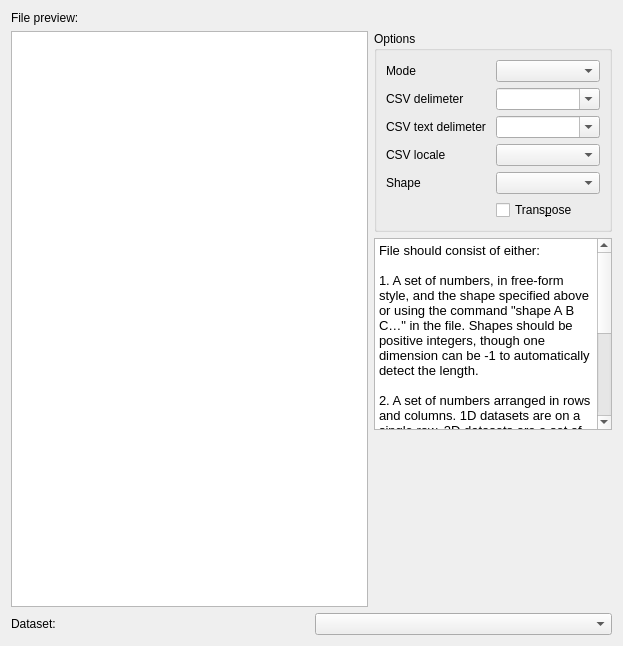
<?xml version="1.0" encoding="UTF-8"?>
<ui version="4.0">
 <class>tabnd</class>
 <widget class="QWidget" name="tabnd">
  <property name="geometry">
   <rect>
    <x>0</x>
    <y>0</y>
    <width>623</width>
    <height>646</height>
   </rect>
  </property>
  <layout class="QVBoxLayout" name="verticalLayout_3">
   <item>
    <widget class="QLabel" name="label_9">
     <property name="text">
      <string>File preview:</string>
     </property>
    </widget>
   </item>
   <item>
    <layout class="QHBoxLayout" name="horizontalLayout_2" stretch="3,2">
     <item>
      <widget class="QTextEdit" name="nd_previewedit">
       <property name="lineWrapMode">
        <enum>QTextEdit::NoWrap</enum>
       </property>
       <property name="readOnly">
        <bool>true</bool>
       </property>
      </widget>
     </item>
     <item>
      <layout class="QVBoxLayout" name="verticalLayout_2">
       <item>
        <widget class="QGroupBox" name="ndoptionsgrp">
         <property name="title">
          <string>Options</string>
         </property>
         <layout class="QGridLayout" name="gridLayout">
          <item row="4" column="0">
           <widget class="QLabel" name="label_5">
            <property name="text">
             <string>Shape</string>
            </property>
           </widget>
          </item>
          <item row="4" column="1">
           <widget class="HistoryCombo" name="nd_shapeedit">
            <property name="toolTip">
             <string>&lt;html&gt;&lt;head/&gt;&lt;body&gt;&lt;p&gt;List of numerical entries (separated by space or comma), giving the dimensions of each axis. Use -1 to automatically detect axis length (only one axis can be -1). Auto means autodetect shape, based on number of blank lines.&lt;/p&gt;&lt;/body&gt;&lt;/html&gt;</string>
            </property>
           </widget>
          </item>
          <item row="3" column="1">
           <widget class="HistoryValueCombo" name="nd_csvlocale">
            <property name="toolTip">
             <string>Numerical format of numbers in file:
 System - what this computer is set to use
 English - format 123,456.78
 European - format 123.456,78</string>
            </property>
           </widget>
          </item>
          <item row="2" column="0">
           <widget class="QLabel" name="label_3">
            <property name="text">
             <string>CSV text delimeter</string>
            </property>
           </widget>
          </item>
          <item row="0" column="1">
           <widget class="HistoryValueCombo" name="nd_mode">
            <property name="toolTip">
             <string>&lt;html&gt;&lt;head/&gt;&lt;body&gt;&lt;p&gt;Use text mode, with space-separated values or CSV mode. When using CSV mode, the delimiters and numeric locale are given below.&lt;/p&gt;&lt;/body&gt;&lt;/html&gt;</string>
            </property>
           </widget>
          </item>
          <item row="0" column="0">
           <widget class="QLabel" name="label">
            <property name="text">
             <string>Mode</string>
            </property>
           </widget>
          </item>
          <item row="1" column="0">
           <widget class="QLabel" name="label_2">
            <property name="text">
             <string>CSV delimeter</string>
            </property>
           </widget>
          </item>
          <item row="3" column="0">
           <widget class="QLabel" name="label_4">
            <property name="text">
             <string>CSV locale</string>
            </property>
           </widget>
          </item>
          <item row="1" column="1">
           <widget class="HistoryCombo" name="nd_csvdelim">
            <property name="editable">
             <bool>true</bool>
            </property>
           </widget>
          </item>
          <item row="2" column="1">
           <widget class="HistoryCombo" name="nd_csvtextdelim">
            <property name="editable">
             <bool>true</bool>
            </property>
           </widget>
          </item>
          <item row="5" column="1">
           <widget class="HistoryCheck" name="nd_transposecheck">
            <property name="toolTip">
             <string>&lt;html&gt;&lt;head/&gt;&lt;body&gt;&lt;p&gt;Transpose dimensions. Normally data are in 'C' order, with last axis changing fastest. Setting this will change to 'Fortran' order, with 1st axis changing fastest.&lt;/p&gt;&lt;/body&gt;&lt;/html&gt;</string>
            </property>
            <property name="text">
             <string>Trans&amp;pose</string>
            </property>
           </widget>
          </item>
         </layout>
        </widget>
       </item>
       <item>
        <widget class="QTextEdit" name="textEdit">
         <property name="readOnly">
          <bool>true</bool>
         </property>
         <property name="html">
          <string>&lt;!DOCTYPE HTML PUBLIC &quot;-//W3C//DTD HTML 4.0//EN&quot; &quot;http://www.w3.org/TR/REC-html40/strict.dtd&quot;&gt;
&lt;html&gt;&lt;head&gt;&lt;meta name=&quot;qrichtext&quot; content=&quot;1&quot; /&gt;&lt;style type=&quot;text/css&quot;&gt;
p, li { white-space: pre-wrap; }
&lt;/style&gt;&lt;/head&gt;&lt;body style=&quot; font-family:'Oxygen-Sans'; font-size:10pt; font-weight:400; font-style:normal;&quot;&gt;
&lt;p style=&quot; margin-top:0px; margin-bottom:0px; margin-left:0px; margin-right:0px; -qt-block-indent:0; text-indent:0px;&quot;&gt;File should consist of either:&lt;/p&gt;
&lt;p style=&quot;-qt-paragraph-type:empty; margin-top:0px; margin-bottom:0px; margin-left:0px; margin-right:0px; -qt-block-indent:0; text-indent:0px;&quot;&gt;&lt;br /&gt;&lt;/p&gt;
&lt;p style=&quot; margin-top:0px; margin-bottom:0px; margin-left:0px; margin-right:0px; -qt-block-indent:0; text-indent:0px;&quot;&gt;1. A set of numbers, in free-form style, and the shape specified above or using the command &amp;quot;shape A B C…&amp;quot; in the file. Shapes should be positive integers, though one dimension can be -1 to automatically detect the length.&lt;/p&gt;
&lt;p style=&quot;-qt-paragraph-type:empty; margin-top:0px; margin-bottom:0px; margin-left:0px; margin-right:0px; -qt-block-indent:0; text-indent:0px;&quot;&gt;&lt;br /&gt;&lt;/p&gt;
&lt;p style=&quot; margin-top:0px; margin-bottom:0px; margin-left:0px; margin-right:0px; -qt-block-indent:0; text-indent:0px;&quot;&gt;2. A set of numbers arranged in rows and columns. 1D datasets are on a single row, 2D datasets are a set of 1D rows, 3D as a set of 2D datasets separated by blank rows, 4D as a set of 3D datasets separated by two blank rows, etc.&lt;/p&gt;
&lt;p style=&quot;-qt-paragraph-type:empty; margin-top:0px; margin-bottom:0px; margin-left:0px; margin-right:0px; -qt-block-indent:0; text-indent:0px;&quot;&gt;&lt;br /&gt;&lt;/p&gt;
&lt;p style=&quot; margin-top:0px; margin-bottom:0px; margin-left:0px; margin-right:0px; -qt-block-indent:0; text-indent:0px;&quot;&gt;Data are ordered in C format, with the rightmost index increasing most rapidly. The transpose option can be used to change the option. This can also be included in the file with a single row containing &amp;quot;transpose&amp;quot;.&lt;/p&gt;
&lt;p style=&quot;-qt-paragraph-type:empty; margin-top:0px; margin-bottom:0px; margin-left:0px; margin-right:0px; -qt-block-indent:0; text-indent:0px;&quot;&gt;&lt;br /&gt;&lt;/p&gt;&lt;/body&gt;&lt;/html&gt;</string>
         </property>
        </widget>
       </item>
       <item>
        <spacer name="verticalSpacer">
         <property name="orientation">
          <enum>Qt::Vertical</enum>
         </property>
         <property name="sizeHint" stdset="0">
          <size>
           <width>20</width>
           <height>40</height>
          </size>
         </property>
        </spacer>
       </item>
      </layout>
     </item>
    </layout>
   </item>
   <item>
    <layout class="QHBoxLayout" name="horizontalLayout_4">
     <item>
      <widget class="QLabel" name="label_20">
       <property name="text">
        <string>Dataset:</string>
       </property>
      </widget>
     </item>
     <item>
      <widget class="HistoryCombo" name="nd_datasetedit">
       <property name="toolTip">
        <string>&lt;html&gt;&lt;head/&gt;&lt;body&gt;&lt;p&gt;Dataset name to import&lt;/p&gt;&lt;/body&gt;&lt;/html&gt;</string>
       </property>
      </widget>
     </item>
    </layout>
   </item>
  </layout>
 </widget>
 <customwidgets>
  <customwidget>
   <class>HistoryCombo</class>
   <extends>QComboBox</extends>
   <header>historycombo.h</header>
  </customwidget>
  <customwidget>
   <class>HistoryCheck</class>
   <extends>QCheckBox</extends>
   <header>historycheck.h</header>
  </customwidget>
  <customwidget>
   <class>HistoryValueCombo</class>
   <extends>QComboBox</extends>
   <header>historyvaluecombo.h</header>
  </customwidget>
 </customwidgets>
 <resources/>
 <connections/>
</ui>
